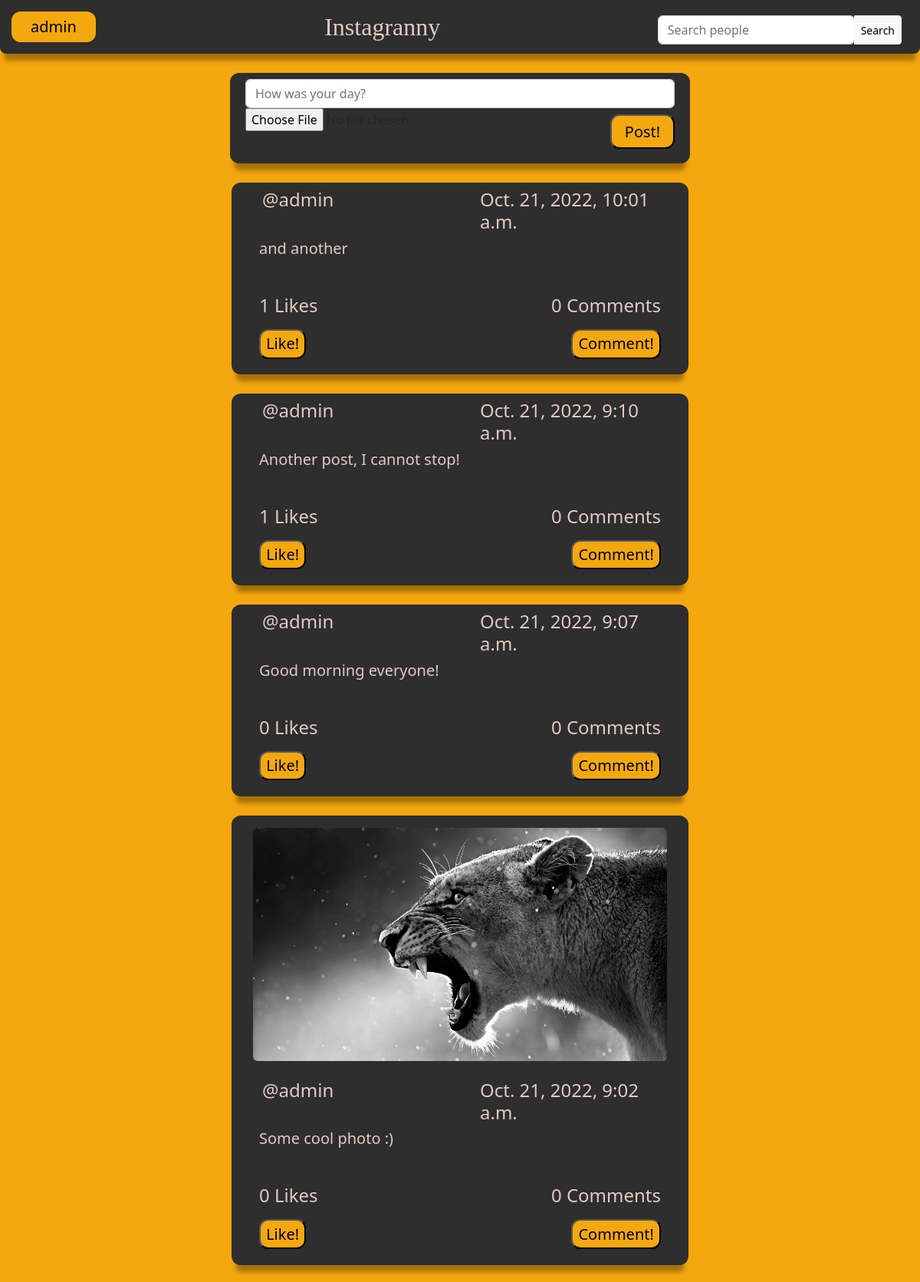
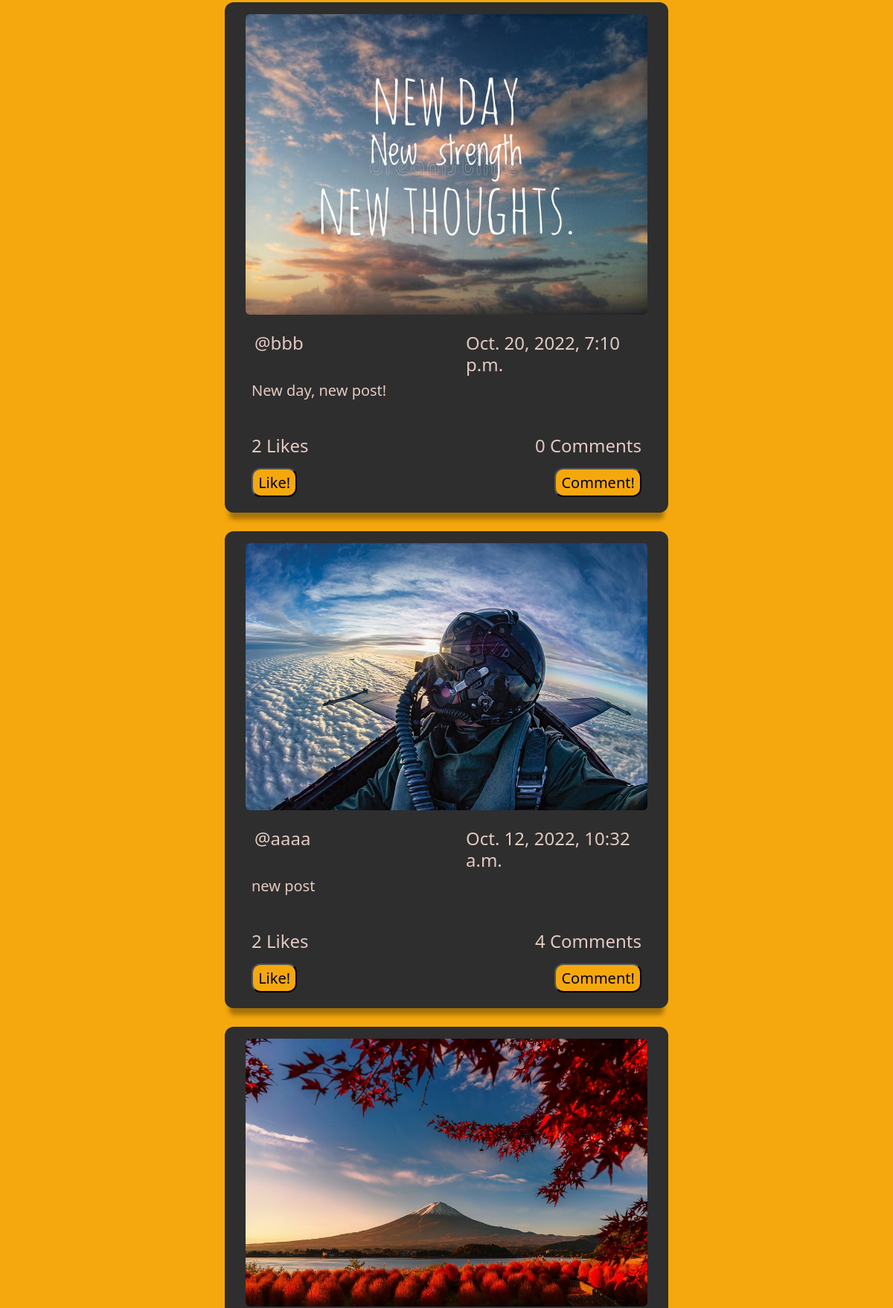
/feed/ (signed in, upper part), run on the app's committed database (2 pictures, top to bottom).
### core/models.py (models this page shows, shortened)
class Post(models.Model):
    creator = models.ForeignKey(User, on_delete=models.CASCADE, related_name = "creator")
    photo = models.ImageField(blank = True, null=True, upload_to="post_photos")
    description = models.TextField()
    created_at = models.DateTimeField(default=timezone.now)
    likes = models.ManyToManyField(User, related_name = "posts")

### core/views.py (the view, shortened to what this page needs)
# urls.py: path("feed/", News_feed_list.as_view(), name="feed"),
class News_feed_list(LoginRequiredMixin, View):
    def get(self, request, *args, **kwargs):
        feed = Post.objects.all().order_by("-created_at")
        form = PostForm
        for post in feed:
            liked = False
            num_like = post.likes.all()
            for like in num_like:
                if like == request.user:
                    liked = True
                else:
                    liked = False
        context = {
            "feed_list": feed,
            "form": form,
            "liked": liked
        }
        return render(request, "feed.html", context)

### templates/feed.html (shortened to what this page needs)
{%load static %}
<!DOCTYPE html>
<html style="font-size: 16px;" lang="en"><head>
    <link rel="stylesheet" href= "{% static "css/feed.css" %}" media="screen">
    <link href="https://cdn.jsdelivr.net/npm/bootstrap@5.2.2/dist/css/bootstrap.min.css" rel="stylesheet">
    <body class="page">
        <nav class="sticky-top">
            <a href="{% url "profile" user.profile.pk %}"  class="nav_profile" style="color: black; text-decoration:none">{{request.user}} </a>
            <div class="nav_title" style="font-family:Lobster Two; color:rgb(227, 202, 195);">Instagranny</div>
            <form method="GET" action="{%url "people_search" %}">
                <div class="input-group mt-2 me-4">
                    <div class="form-outline">
                        <input type="search" id="form1" class="form-control" placeholder="Search people" name="query" value="{{request.GET.query}}" />
                    </div>
                    <button type="submit" class="btn btn-light btn-sm">Search</button>
                </div>
            </form>
        </nav>
        <div class="container col-lg-6 col-md-10 col-sm-11 col-xs-1">
            <div class="post_form m-2">
                <form action="" method="POST" enctype="multipart/form-data">
                {{form}}
                <button type="submit" class="comm_button mt-2">Post!</button>
                </form>
            </div>
        </div>
        <div class="col ms-1 me-1">
            {%for post in feed_list%}
            <div class="container col-lg-6 col-md-10 col-sm-11 col-xs-12">
                {%if post.photo%}
                <img class="m-3 rounded-2" src="{{post.photo.url}}"/>
                {%endif%}
                <div class="row ms-3 mt-2">
                    <div class="col">
                        <h4><a href="{% url "profile" post.creator.profile.id %}" style="color:rgb(227, 202, 195); text-decoration:none">@{{post.creator}}</a></h4>
                    </div>
                    <div class="col">
                        <h4 class = "float-end me-2" style="color:rgb(227, 202, 195)">{{post.created_at}}</h4>
                    </div>
                </div>
                <p class="h5 ms-4 me-4 mb-5" style="color:rgb(227, 202, 195)">{{post.description}}</p>
                <div class="row">
                        <div class="col">
                            <h4 class="ms-4" style="color:rgb(227, 202, 195)">{{post.likes.all.count}} Likes</h4>
                        </div>
                        <div class="col">
                            <h4 class="float-end me-4" style="color:rgb(227, 202, 195)">{{post.comments.all.count}} Comments</h4>
                        </div>
                </div>
                <div class="row mb-3">
                    <div class="col ms-4">
                        <form action= "{% url "like_post" post.pk %}" method="POST" >
                        {%if liked == False %}
                        <button type="submit" name="post_id" value="{{post.id}}" class=" comm_button mt-2 float-start">Like!</button>
                        {%else%}
                        <button type="submit" name="post_id" value="{{post.id}}" class=" comm_button mt-2 float-start">Unlike!</button>
                        {%endif%}
                        </form>
                    </div>
                    <div class="col ms-5">
                        <button  class="comm_button mt-2 me-4" ><a href="{% url "post_detail" post.pk %}" style="color: black; text-decoration:none">Comment!</a> </button>
                    </div>
                </div>
            </div>
            {% endfor %}
        </div>
    </body>
</html>

### static/css/feed.css (style rules this page uses)
body.page { background-color: rgb(245, 168, 14); }
nav { display: flex; justify-content: space-between; align-items: center; position:sticky; background-color: rgb(46, 46, 46); border-bottom-left-radius: 8px; border-bottom-right-radius: 8px; box-shadow: 0 15px 6px -6px rgb(166, 113, 8); }
.nav_profile { font-size: 20px; padding: 5px 25px; background-color:rgb(245, 168, 14); border-radius:12px; margin: 15px; }
.nav_title { font-size:xx-large; color: rgb(38, 38, 38); }
.comm_button { font-size: 20px; padding: 1% 3%; background-color:rgb(245, 168, 14); border-radius:12px; float:right; margin-bottom: 2%; }
.container { display: flex; flex-direction: column; height:fit-content; background-color: rgb(46, 46, 46); margin:25px; border-radius: 12px; width: 30%; justify-content:center; box-shadow: 0 15px 6px -6px rgb(166, 113, 8); }

### data on the page
Post: creator "admin", created_at "Oct. 21, 2022, 10:01 a.m.", description "and another", likes.all.count "1", comments.all.count "0"
Post: creator "admin", created_at "Oct. 21, 2022, 9:10 a.m.", description "Another post, I cannot stop!", likes.all.count "1", comments.all.count "0"
Post: creator "admin", created_at "Oct. 21, 2022, 9:07 a.m.", description "Good morning everyone!", likes.all.count "0", comments.all.count "0"
Post: photo (picture), creator "admin", created_at "Oct. 21, 2022, 9:02 a.m.", description "Some cool photo :)", likes.all.count "0", comments.all.count "0"
Post: photo (picture), creator "bbb", created_at "Oct. 20, 2022, 7:10 p.m.", description "New day, new post!", likes.all.count "2", comments.all.count "0"
Post: photo (picture), creator "aaaa", created_at "Oct. 12, 2022, 10:32 a.m.", description "new post", likes.all.count "2", comments.all.count "4"
Post: photo (picture)

### other printed values
{{ request.user }} "admin"
